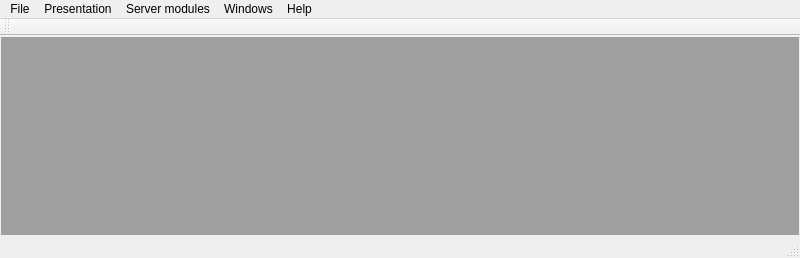
<?xml version="1.0" encoding="UTF-8"?>
<ui version="4.0">
 <class>MainWindow</class>
 <widget class="QMainWindow" name="MainWindow">
  <property name="geometry">
   <rect>
    <x>0</x>
    <y>0</y>
    <width>800</width>
    <height>258</height>
   </rect>
  </property>
  <property name="windowTitle">
   <string>MainWindow</string>
  </property>
  <widget class="QWidget" name="centralwidget">
   <property name="sizePolicy">
    <sizepolicy hsizetype="Maximum" vsizetype="Maximum">
     <horstretch>0</horstretch>
     <verstretch>0</verstretch>
    </sizepolicy>
   </property>
   <property name="minimumSize">
    <size>
     <width>800</width>
     <height>0</height>
    </size>
   </property>
   <property name="layoutDirection">
    <enum>Qt::LeftToRight</enum>
   </property>
   <layout class="QVBoxLayout" name="verticalLayout">
    <property name="spacing">
     <number>1</number>
    </property>
    <property name="leftMargin">
     <number>1</number>
    </property>
    <property name="topMargin">
     <number>1</number>
    </property>
    <property name="rightMargin">
     <number>1</number>
    </property>
    <property name="bottomMargin">
     <number>1</number>
    </property>
    <item>
     <widget class="QMdiArea" name="mdi"/>
    </item>
   </layout>
  </widget>
  <widget class="QMenuBar" name="menubar">
   <property name="geometry">
    <rect>
     <x>0</x>
     <y>0</y>
     <width>800</width>
     <height>18</height>
    </rect>
   </property>
   <widget class="QMenu" name="menuFile">
    <property name="title">
     <string>File</string>
    </property>
    <addaction name="actionOpen_log"/>
    <addaction name="actionOpen_workspace"/>
    <addaction name="actionSave_workspace"/>
    <addaction name="separator"/>
    <addaction name="actionEdit_settings"/>
    <addaction name="actionLoad_settings"/>
    <addaction name="actionRestore_settings"/>
    <addaction name="separator"/>
    <addaction name="actionExit"/>
    <addaction name="separator"/>
   </widget>
   <widget class="QMenu" name="menuPresentation">
    <property name="title">
     <string>Presentation</string>
    </property>
    <widget class="QMenu" name="menuLTE">
     <property name="title">
      <string>LTE</string>
     </property>
     <addaction name="actionLTE_Radio_Parameters"/>
     <addaction name="actionLTE_Serving_Neighbors"/>
     <addaction name="actionLTE_Data_Params"/>
     <addaction name="actionLTE_PUCCH_PDSCH_Params"/>
     <addaction name="actionLTE_RRC_SIB_States"/>
     <addaction name="actionLTE_RLC"/>
     <addaction name="actionLTE_VoLTE"/>
     <addaction name="actionLTE_Line_Chart"/>
     <addaction name="actionLTE_PCI_Footprint"/>
     <addaction name="actionExynos_LTE_Radio"/>
     <addaction name="actionExynosServiceMode_LTE_Data"/>
     <addaction name="actionExynosServiceMode_LTE_Reg"/>
    </widget>
    <widget class="QMenu" name="menuNR">
     <property name="title">
      <string>NR</string>
     </property>
     <addaction name="action5GNR_Radio"/>
     <addaction name="action5GNR_Data"/>
     <addaction name="action5GNR_Serving_Neighbors"/>
     <addaction name="action5GNR_Beams"/>
     <addaction name="actionNR_Line_Chart"/>
     <addaction name="actionNR_PCI_Footprint"/>
     <addaction name="actionExynosServiceMode_NR_Radio"/>
     <addaction name="actionExynosServiceMode_NR_Data"/>
     <addaction name="actionExynosServiceMode_NR_Reg"/>
     <addaction name="separator"/>
     <addaction name="action5GNR_Radio_Parameters"/>
     <addaction name="action5GNR_Data_Params"/>
     <addaction name="separator"/>
    </widget>
    <widget class="QMenu" name="menuSignalling">
     <property name="title">
      <string>Signalling</string>
     </property>
     <addaction name="actionLayer_3_Messages"/>
     <addaction name="actionEvents"/>
    </widget>
    <widget class="QMenu" name="menuWCDMA">
     <property name="title">
      <string>WCDMA</string>
     </property>
     <addaction name="actionWCDMA_Radio_Parameters"/>
     <addaction name="actionWCDMA_Active_Monitored_sets"/>
     <addaction name="actionWCDMA_BLER_Summary"/>
     <addaction name="actionWCDMA_Bearers"/>
     <addaction name="actionWCDMA_Line_Chart"/>
     <addaction name="actionWCDMA_PSC_Footprint"/>
    </widget>
    <widget class="QMenu" name="menuGSM">
     <property name="title">
      <string>GSM</string>
     </property>
     <addaction name="actionGSM_Physical_Parameters"/>
     <addaction name="actionGSM_Serving_Neighbors"/>
     <addaction name="actionGSM_Current_Channel"/>
     <addaction name="actionGSM_C_I"/>
     <addaction name="actionGSM_Line_Chart"/>
     <addaction name="actionGSM_BCCH_Footprint"/>
    </widget>
    <widget class="QMenu" name="menuData">
     <property name="title">
      <string>Data</string>
     </property>
     <addaction name="actionNR_DATA_Line_Chart"/>
     <addaction name="actionLTE_DATA_Line_Chart"/>
     <addaction name="actionWCDMA_DATA_Line_Chart"/>
     <addaction name="actionGSM_DATA_Line_Chart"/>
     <addaction name="actionWiFi_Active"/>
     <addaction name="actionWiFi_Scan"/>
     <addaction name="actionGPRS_EDGE_Information"/>
     <addaction name="actionHSDPA_Statistics"/>
     <addaction name="actionHSUPA_Statistics"/>
    </widget>
    <widget class="QMenu" name="menuSystem">
     <property name="title">
      <string>System</string>
     </property>
     <addaction name="actionTechnology"/>
     <addaction name="actionGSM_WCDMA_System_Info"/>
     <addaction name="actionLTE_System_Info"/>
    </widget>
    <widget class="QMenu" name="menuLog">
     <property name="title">
      <string>Log</string>
     </property>
     <addaction name="actionLog_Info"/>
     <addaction name="actionLogs"/>
     <addaction name="actionLocation"/>
    </widget>
    <widget class="QMenu" name="menuCustom_Windows">
     <property name="title">
      <string>Custom Windows</string>
     </property>
     <addaction name="actionCustom_Instant_View"/>
     <addaction name="actionCustom_Table_View"/>
    </widget>
    <widget class="QMenu" name="menuMisc">
     <property name="title">
      <string>Misc</string>
     </property>
     <addaction name="actionExynosServiceMode_BasicInfo_2"/>
    </widget>
    <widget class="QMenu" name="menuSession_1">
     <property name="title">
      <string>Common test sessions</string>
     </property>
     <addaction name="actionVoice_Report"/>
     <addaction name="actionLog_To_Operator_Map"/>
     <addaction name="actionShow_Polqa_Mos_Samples"/>
     <addaction name="actionFtp_Download"/>
     <addaction name="actionVoice_Dial"/>
     <addaction name="actionAnswer"/>
     <addaction name="actionSMS"/>
     <addaction name="actionMMS"/>
     <addaction name="actionFtp_Upload"/>
     <addaction name="actionHttp_Download"/>
     <addaction name="actionHttp_Upload"/>
     <addaction name="actionBrowse"/>
     <addaction name="actionSS_Youtube"/>
     <addaction name="actionPing"/>
     <addaction name="actionTraceroute"/>
     <addaction name="actionOokla_Speed_Test"/>
     <addaction name="actionDropbox_Download"/>
     <addaction name="actionDropbox_Upload"/>
     <addaction name="actionLine"/>
     <addaction name="actionLine_Receive"/>
     <addaction name="actionLine_Call"/>
     <addaction name="actionLine_Call_Answer"/>
     <addaction name="actionLine_Mo_Call"/>
     <addaction name="actionLine_Mt_Call"/>
    </widget>
    <widget class="QMenu" name="menuLegacy_Session">
     <property name="title">
      <string>Legacy test sessions</string>
     </property>
     <addaction name="actiondatasession"/>
     <addaction name="actionline_mo"/>
     <addaction name="actionpingsession"/>
     <addaction name="actionspeedtestsession"/>
     <addaction name="actionyoutube"/>
     <addaction name="actionyoutube_buffer_duration"/>
    </widget>
    <widget class="QMenu" name="menuSession_2">
     <property name="title">
      <string>Other test sessions</string>
     </property>
     <addaction name="actionFacebook_Post_Status"/>
     <addaction name="actionFacebook_Post_Photo"/>
     <addaction name="actionFacebook_Download_Photo"/>
     <addaction name="actionFacebook_Download_Feed"/>
     <addaction name="actionFacebook_Video"/>
     <addaction name="actionInstagram_Download_Photo"/>
     <addaction name="actionInstagram_Post_Photo"/>
     <addaction name="actionInstagram_Post_Video"/>
     <addaction name="actionInstagram_Post_Comment"/>
     <addaction name="actionWhats_App_Send_Message"/>
     <addaction name="actionWhats_App_Call"/>
     <addaction name="actionSend_Email"/>
     <addaction name="actionDns_Lookup"/>
     <addaction name="actionLong_Sung_Ping"/>
     <addaction name="actionVideo"/>
     <addaction name="actionNperf_Test"/>
    </widget>
    <widget class="QMenu" name="menuMaps">
     <property name="title">
      <string>Maps</string>
     </property>
     <addaction name="actionOSM"/>
    </widget>
    <addaction name="menuNR"/>
    <addaction name="menuLTE"/>
    <addaction name="menuWCDMA"/>
    <addaction name="menuGSM"/>
    <addaction name="menuSignalling"/>
    <addaction name="menuData"/>
    <addaction name="menuSystem"/>
    <addaction name="menuLog"/>
    <addaction name="actionPCAP"/>
    <addaction name="menuSession_1"/>
    <addaction name="menuSession_2"/>
    <addaction name="menuLegacy_Session"/>
    <addaction name="menuCustom_Windows"/>
    <addaction name="menuMisc"/>
    <addaction name="menuMaps"/>
    <addaction name="actionAdd_Layer"/>
    <addaction name="actionAdd_POI_Layer"/>
   </widget>
   <widget class="QMenu" name="menuWindows">
    <property name="title">
     <string>Windows</string>
    </property>
    <addaction name="actionTile"/>
    <addaction name="actionCascade"/>
   </widget>
   <widget class="QMenu" name="menuHelp">
    <property name="title">
     <string>Help</string>
    </property>
    <addaction name="actionSupport"/>
   </widget>
   <widget class="QMenu" name="menuServer_modules">
    <property name="title">
     <string>Server modules</string>
    </property>
    <addaction name="actionLogin"/>
    <addaction name="actionServer_overview_layers"/>
    <addaction name="actionServerAIPrediction"/>
    <addaction name="actionRun_server_modules"/>
    <addaction name="actionRun_PY_EVAL_code"/>
    <addaction name="actionRun_SQL_code"/>
    <addaction name="separator"/>
    <addaction name="actionSession_info"/>
    <addaction name="actionLogout"/>
   </widget>
   <addaction name="menuFile"/>
   <addaction name="menuPresentation"/>
   <addaction name="menuServer_modules"/>
   <addaction name="menuWindows"/>
   <addaction name="menuHelp"/>
  </widget>
  <widget class="QStatusBar" name="statusbar"/>
  <widget class="QToolBar" name="toolBar">
   <property name="windowTitle">
    <string>toolBar</string>
   </property>
   <attribute name="toolBarArea">
    <enum>TopToolBarArea</enum>
   </attribute>
   <attribute name="toolBarBreak">
    <bool>false</bool>
   </attribute>
  </widget>
  <action name="actionOpen_log">
   <property name="text">
    <string>Open log file...</string>
   </property>
  </action>
  <action name="actionOpen_workspace">
   <property name="text">
    <string>Open workspace...</string>
   </property>
  </action>
  <action name="actionExit">
   <property name="text">
    <string>Close / Exit</string>
   </property>
  </action>
  <action name="actionSave_workspace">
   <property name="text">
    <string>Save workspace...</string>
   </property>
  </action>
  <action name="actionLTE_Radio_Parameters">
   <property name="text">
    <string>LTE Physical Parameters</string>
   </property>
  </action>
  <action name="actionLTE_Serving_Neighbors">
   <property name="text">
    <string>LTE Serving + Neighbors</string>
   </property>
  </action>
  <action name="actionLTE_Data_Params">
   <property name="text">
    <string>LTE Data Params</string>
   </property>
  </action>
  <action name="actionLTE_PUCCH_PDSCH_Params">
   <property name="text">
    <string>LTE PUCCH/PDSCH Params</string>
   </property>
  </action>
  <action name="actionLTE_RRC_SIB_States">
   <property name="text">
    <string>LTE RRC/SIB States</string>
   </property>
  </action>
  <action name="actionLTE_VoLTE">
   <property name="text">
    <string>LTE VoLTE</string>
   </property>
  </action>
  <action name="action5GNR_Radio_Parameters">
   <property name="text">
    <string>NR Radio (old view)</string>
   </property>
  </action>
  <action name="action5GNR_Serving_Neighbors">
   <property name="text">
    <string>NR Serving + Neighbors</string>
   </property>
  </action>
  <action name="actionWCDMA_Active_Monitored_sets">
   <property name="text">
    <string>WCDMA Active + Monitored sets</string>
   </property>
  </action>
  <action name="actionWCDMA_Radio_Parameters">
   <property name="text">
    <string>WCDMA Physical Parameters</string>
   </property>
  </action>
  <action name="actionWCDMA_BLER_Summary">
   <property name="text">
    <string>WCDMA BLER Summary</string>
   </property>
  </action>
  <action name="actionWCDMA_Bearers">
   <property name="text">
    <string>WCDMA Bearers</string>
   </property>
  </action>
  <action name="actionWCDMA_Pilot_Polluting_Cells">
   <property name="text">
    <string>WCDMA Pilot Polluting Cells</string>
   </property>
  </action>
  <action name="actionGSM_Physical_Parameters">
   <property name="text">
    <string>GSM Physical Parameters</string>
   </property>
  </action>
  <action name="actionGSM_Serving_Neighbors">
   <property name="text">
    <string>GSM Serving + Neighbors</string>
   </property>
  </action>
  <action name="actionGSM_Current_Channel">
   <property name="text">
    <string>GSM Current Channel</string>
   </property>
  </action>
  <action name="actionGSM_C_I">
   <property name="text">
    <string>GSM C/I</string>
   </property>
  </action>
  <action name="actionLayer_3_Messages">
   <property name="text">
    <string>Layer-3 Messages</string>
   </property>
  </action>
  <action name="actionEvents">
   <property name="text">
    <string>Events</string>
   </property>
  </action>
  <action name="actionPCAP">
   <property name="text">
    <string>PCAP</string>
   </property>
  </action>
  <action name="actionRun_server_modules">
   <property name="text">
    <string>Run server calculation modules</string>
   </property>
  </action>
  <action name="actionRun_PY_EVAL_code">
   <property name="text">
    <string>Run PY_EVAL module code</string>
   </property>
  </action>
  <action name="actionRun_SQL_code">
   <property name="text">
    <string>Run SQL code</string>
   </property>
  </action>
  <action name="actionLogin">
   <property name="text">
    <string>Login</string>
   </property>
  </action>
  <action name="actionLogout">
   <property name="text">
    <string>Logout</string>
   </property>
  </action>
  <action name="actionSession_info">
   <property name="text">
    <string>Session info</string>
   </property>
  </action>
  <action name="actionLTE_Line_Chart">
   <property name="text">
    <string>LTE Line Chart</string>
   </property>
  </action>
  <action name="actionLTE_DATA_Line_Chart">
   <property name="text">
    <string>LTE DATA Line Chart</string>
   </property>
  </action>
  <action name="actionWCDMA_Line_Chart">
   <property name="text">
    <string>WCDMA Line Chart</string>
   </property>
  </action>
  <action name="actionGSM_Line_Chart">
   <property name="text">
    <string>GSM Line Chart</string>
   </property>
  </action>
  <action name="actionNR_Line_Chart">
   <property name="text">
    <string>NR Line Chart</string>
   </property>
  </action>
  <action name="actionNR_DATA_Line_Chart">
   <property name="text">
    <string>NR DATA Line Chart</string>
   </property>
  </action>
  <action name="actionWCDMA_DATA_Line_Chart">
   <property name="text">
    <string>WCDMA DATA Line Chart</string>
   </property>
  </action>
  <action name="actionGSM_DATA_Line_Chart">
   <property name="text">
    <string>GSM DATA Line Chart</string>
   </property>
  </action>
  <action name="actionTechnology">
   <property name="text">
    <string>Technology</string>
   </property>
  </action>
  <action name="actionLTE_RLC">
   <property name="text">
    <string>LTE RLC</string>
   </property>
  </action>
  <action name="actionWiFi_Active">
   <property name="text">
    <string>WiFi Active</string>
   </property>
  </action>
  <action name="actionWiFi_Scan">
   <property name="text">
    <string>WiFi Scan</string>
   </property>
  </action>
  <action name="actionGPRS_EDGE_Information">
   <property name="text">
    <string>GPRS/EDGE Information</string>
   </property>
  </action>
  <action name="actionHSDPA_Statistics">
   <property name="text">
    <string>HSDPA Statistics</string>
   </property>
  </action>
  <action name="actionHSUPA_Statistics">
   <property name="text">
    <string>HSUPA Statistics</string>
   </property>
  </action>
  <action name="actionTile">
   <property name="text">
    <string>Tile</string>
   </property>
  </action>
  <action name="actionCascade">
   <property name="text">
    <string>Cascade</string>
   </property>
  </action>
  <action name="action5GNR_Beams">
   <property name="text">
    <string>NR Beams</string>
   </property>
  </action>
  <action name="action5GNR_Data_Params">
   <property name="text">
    <string>NR Data (old view)</string>
   </property>
  </action>
  <action name="actionSupport">
   <property name="text">
    <string>Technical support</string>
   </property>
  </action>
  <action name="actionGSM_WCDMA_System_Info">
   <property name="text">
    <string>GSM/WCDMA System Info</string>
   </property>
  </action>
  <action name="actionLTE_System_Info">
   <property name="text">
    <string>LTE System Info</string>
   </property>
  </action>
  <action name="actionLog_Info">
   <property name="text">
    <string>Log Info</string>
   </property>
  </action>
  <action name="actionLogs">
   <property name="text">
    <string>Logs</string>
   </property>
  </action>
  <action name="actionEdit_settings">
   <property name="text">
    <string>Edit settings</string>
   </property>
  </action>
  <action name="actionRestore_settings">
   <property name="text">
    <string>Restore default settings</string>
   </property>
  </action>
  <action name="actionApply_Settings">
   <property name="text">
    <string>Apply Settings</string>
   </property>
  </action>
  <action name="actionLoad_settings">
   <property name="text">
    <string>Load settings</string>
   </property>
  </action>
  <action name="action5GNR_Radio">
   <property name="text">
    <string>NR Radio</string>
   </property>
  </action>
  <action name="action5GNR_Data">
   <property name="text">
    <string>NR Data</string>
   </property>
  </action>
  <action name="actionExynos_NR_SA_summary">
   <property name="text">
    <string>Exynos NR-SA summary</string>
   </property>
  </action>
  <action name="actionExynos_NR_summary">
   <property name="text">
    <string>Exynos NR summary</string>
   </property>
  </action>
  <action name="actionExynos_LTE_Radio">
   <property name="text">
    <string>ExynosServiceMode LTE Radio</string>
   </property>
  </action>
  <action name="actionCustom_Instant_View">
   <property name="text">
    <string>Custom Last-instant time-sync View (SQL/Python)</string>
   </property>
  </action>
  <action name="actionCustom_Table_View">
   <property name="text">
    <string>Custom Table View (SQL/Python)</string>
   </property>
  </action>
  <action name="actionExynosServiceMode_NR_Radio">
   <property name="text">
    <string>ExynosServiceMode NR Radio</string>
   </property>
  </action>
  <action name="actionExynosServiceMode_NR_Data">
   <property name="text">
    <string>ExynosServiceMode NR Data</string>
   </property>
  </action>
  <action name="actionExynosServiceMode_NR_Reg">
   <property name="text">
    <string>ExynosServiceMode NR Reg</string>
   </property>
  </action>
  <action name="actionExynosServiceMode_LTE_Data">
   <property name="text">
    <string>ExynosServiceMode LTE Data</string>
   </property>
  </action>
  <action name="actionExynosServiceMode_LTE_Reg">
   <property name="text">
    <string>ExynosServiceMode LTE Reg</string>
   </property>
  </action>
  <action name="actionExynosServiceMode_BasicInfo">
   <property name="text">
    <string>ExynosServiceMode BasicInfo</string>
   </property>
  </action>
  <action name="actionExynosServiceMode_BasicInfo_2">
   <property name="text">
    <string>ExynosServiceMode BasicInfo</string>
   </property>
  </action>
  <action name="actionServer_overview_layers">
   <property name="text">
    <string>All logs overview</string>
   </property>
  </action>
  <action name="actionServerPredict">
   <property name="text">
    <string>Predict from server models</string>
   </property>
  </action>
  <action name="actionPing">
   <property name="text">
    <string>Ping</string>
   </property>
  </action>
  <action name="actionspeedtestsession">
   <property name="text">
    <string>speedtestsession</string>
   </property>
  </action>
  <action name="actionyoutube_buffer_duration">
   <property name="text">
    <string>youtube_buffer_duration</string>
   </property>
  </action>
  <action name="actionyoutube">
   <property name="text">
    <string>youtube</string>
   </property>
  </action>
  <action name="actionline_mo">
   <property name="text">
    <string>line_mo</string>
   </property>
  </action>
  <action name="actiondatasession">
   <property name="text">
    <string>datasession</string>
   </property>
  </action>
  <action name="actionpingsession">
   <property name="text">
    <string>pingsession</string>
   </property>
  </action>
  <action name="actionVoice_Report">
   <property name="text">
    <string>Voice Report</string>
   </property>
  </action>
  <action name="actionLog_To_Operator_Map">
   <property name="text">
    <string>Log To Operator Map</string>
   </property>
  </action>
  <action name="actionShow_Polqa_Mos_Samples">
   <property name="text">
    <string>Show Polqa Mos Samples</string>
   </property>
  </action>
  <action name="actionFtp_Download">
   <property name="text">
    <string>Ftp Download</string>
   </property>
  </action>
  <action name="actionVoice_Dial">
   <property name="text">
    <string>Voice Dial</string>
   </property>
  </action>
  <action name="actionAnswer">
   <property name="text">
    <string>Answer</string>
   </property>
  </action>
  <action name="actionSMS">
   <property name="text">
    <string>SMS</string>
   </property>
  </action>
  <action name="actionMMS">
   <property name="text">
    <string>MMS</string>
   </property>
  </action>
  <action name="actionFtp_Upload">
   <property name="text">
    <string>Ftp Upload</string>
   </property>
  </action>
  <action name="actionHttp_Download">
   <property name="text">
    <string>Http Download</string>
   </property>
  </action>
  <action name="actionHttp_Upload">
   <property name="text">
    <string>Http Upload</string>
   </property>
  </action>
  <action name="actionBrowse">
   <property name="text">
    <string>Browse</string>
   </property>
  </action>
  <action name="actionSS_Youtube">
   <property name="text">
    <string>Youtube</string>
   </property>
  </action>
  <action name="actionNew_Sector_Tag">
   <property name="text">
    <string>New Sector Tag</string>
   </property>
  </action>
  <action name="actionSwitch_To_Indoor_Outdoor">
   <property name="text">
    <string>Switch To Indoor Outdoor</string>
   </property>
  </action>
  <action name="actionWifi_ENABLE">
   <property name="text">
    <string>Wifi ENABLE</string>
   </property>
  </action>
  <action name="actionTraceroute">
   <property name="text">
    <string>Traceroute</string>
   </property>
  </action>
  <action name="actionOokla_Speed_Test">
   <property name="text">
    <string>Ookla Speed Test</string>
   </property>
  </action>
  <action name="actionDropbox_Download">
   <property name="text">
    <string>Dropbox Download</string>
   </property>
  </action>
  <action name="actionDropbox_Upload">
   <property name="text">
    <string>Dropbox Upload</string>
   </property>
  </action>
  <action name="actionLine">
   <property name="text">
    <string>Line</string>
   </property>
  </action>
  <action name="actionLine_Receive">
   <property name="text">
    <string>Line Receive</string>
   </property>
  </action>
  <action name="actionLine_Call">
   <property name="text">
    <string>Line Call</string>
   </property>
  </action>
  <action name="actionLine_Call_Answer">
   <property name="text">
    <string>Line Call Answer</string>
   </property>
  </action>
  <action name="actionLine_Mo_Call">
   <property name="text">
    <string>Line Mo Call</string>
   </property>
  </action>
  <action name="actionLine_Mt_Call">
   <property name="text">
    <string>Line Mt Call</string>
   </property>
  </action>
  <action name="actionFacebook_Post_Status">
   <property name="text">
    <string>Facebook Post Status</string>
   </property>
  </action>
  <action name="actionFacebook_Post_Photo">
   <property name="text">
    <string>Facebook Post Photo</string>
   </property>
  </action>
  <action name="actionFacebook_Download_Photo">
   <property name="text">
    <string>Facebook Download Photo</string>
   </property>
  </action>
  <action name="actionFacebook_Download_Feed">
   <property name="text">
    <string>Facebook Download Feed</string>
   </property>
  </action>
  <action name="actionInstagram_Post_Photo">
   <property name="text">
    <string>Instagram Post Photo</string>
   </property>
  </action>
  <action name="actionInstagram_Post_Video">
   <property name="text">
    <string>Instagram Post Video</string>
   </property>
  </action>
  <action name="actionSend_Email">
   <property name="text">
    <string>Send Email</string>
   </property>
  </action>
  <action name="actionInstagram_Post_Comment">
   <property name="text">
    <string>Instagram Post Comment</string>
   </property>
  </action>
  <action name="actionWait">
   <property name="text">
    <string>Wait</string>
   </property>
  </action>
  <action name="actionDns_Lookup">
   <property name="text">
    <string>Dns Lookup</string>
   </property>
  </action>
  <action name="actionWhats_App_Send_Message">
   <property name="text">
    <string>Whats App Send Message</string>
   </property>
  </action>
  <action name="actionLong_Sung_Ping">
   <property name="text">
    <string>Long Sung Ping</string>
   </property>
  </action>
  <action name="actionVideo">
   <property name="text">
    <string>Video</string>
   </property>
  </action>
  <action name="actionNperf_Test">
   <property name="text">
    <string>Nperf Test</string>
   </property>
  </action>
  <action name="actionWhats_App_Call">
   <property name="text">
    <string>Whats App Call</string>
   </property>
  </action>
  <action name="actionFacebook_Video">
   <property name="text">
    <string>Facebook Video</string>
   </property>
  </action>
  <action name="actionInstagram_Download_Photo">
   <property name="text">
    <string>Instagram Download Photo</string>
   </property>
  </action>
  <action name="actionLocation">
   <property name="text">
    <string>Location</string>
   </property>
  </action>
  <action name="actionServerAIPrediction">
   <property name="text">
    <string>AI Prediction</string>
   </property>
  </action>
  <action name="actionOSM">
   <property name="text">
    <string>OSM</string>
   </property>
  </action>
  <action name="actionLTE_PCI_Footprint">
   <property name="text">
    <string>LTE PCI Footprint</string>
   </property>
  </action>
  <action name="actionNR_PCI_Footprint">
   <property name="text">
    <string>NR PCI Footprint</string>
   </property>
  </action>
  <action name="actionWCDMA_PSC_Footprint">
   <property name="text">
    <string>WCDMA PSC Footprint</string>
   </property>
  </action>
  <action name="actionGSM_BCCH_Footprint">
   <property name="text">
    <string>GSM BCCH Footprint</string>
   </property>
  </action>
  <action name="actionAdd_Layer">
   <property name="text">
    <string>Add Layer</string>
   </property>
  </action>
  <action name="actionAdd_POI_Layer">
   <property name="text">
    <string>Add POI Layer</string>
   </property>
  </action>
 </widget>
 <resources/>
 <connections/>
</ui>
